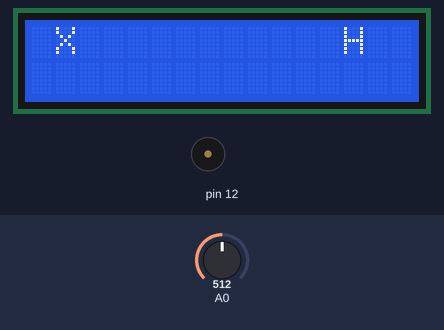
A sketch run on a simulated Arduino Uno, built with avr-gcc and run on an emulated ATmega328P. Shown: 16×2 character LCD, buzzer (waves = sounding). The test bench sets the inputs (shaded band); at power-on: A0 = 512. Random numbers use the default seed unless the sketch sets one.

Above: at 3.05 s.
3.4 s: A0 set to 738
At 4.27 s:
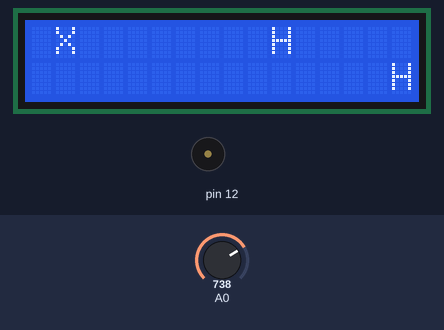
6.4 s: A0 set to 768
At 6.78 s:
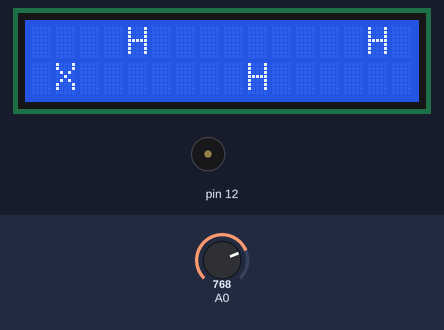
9.3 s: A0 set to 266
12.0 s: A0 set to 242
14.5 s: A0 set to 760
At 21.7 s:
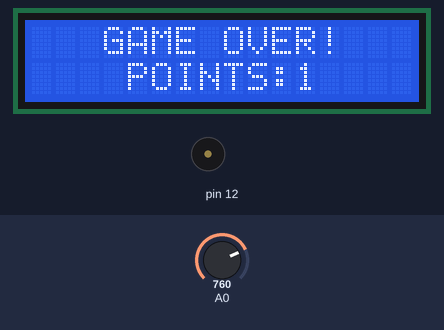
Timing chart, 0 to 29.2 s (numbered marks = the images above; inputs shaded):
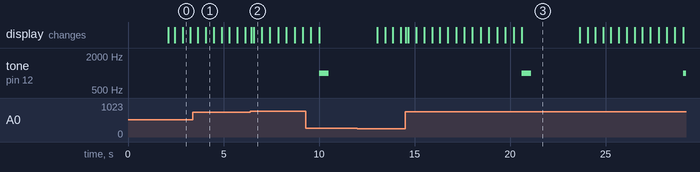

Measured:
- the behaviour switches between 750 and 751 on A0 (found by bisection; images 1 and 2)
- what the display in image 0 shows lasts 0.4 s, from 2.9 s to 3.3 s

The sketch:

Game_Demo_1.ino
```cpp
#include <Wire.h>
#include <LiquidCrystal_I2C.h>

LiquidCrystal_I2C lcd(0x27, 16, 2);

int xD = 0;
int yP = 0;
int Points = 0;
const int numEnemies = 300;
int xE[numEnemies];
int yE[numEnemies];
unsigned long EnemyMove = 2000;

void setup() {
  Serial.begin(9600);
  lcd.init();
  lcd.backlight();
  randomSeed(analogRead(3));
  resetEnemies();
  lcd.clear();
  lcd.setCursor(5,0);
  lcd.print("MOVE!!!");
  delay(2000);
}

void loop() {
  xD = analogRead(0);

  pers_move();
  move_enemies();


  for (int i = 0; i < numEnemies; i++) {
    if (xE[i] == 1 && yE[i] == yP) {
      GameOver();
      return;
    }
  }


  lcd.clear();


  lcd.setCursor(1, yP);
  lcd.print("X");


  for (int i = 0; i < numEnemies; i++) {
    if (xE[i] >= 0 && xE[i] < 16) {
      lcd.setCursor(xE[i], yE[i]);
      lcd.print("H");
    }
  }
  delay(50);
}

void pers_move() {
  if (xD > 750) yP = 1;
  if (xD < 250) yP = 0;
}
void move_enemies() {
  if (millis() - EnemyMove >= 400) {
    for (int i = 0; i < numEnemies; i++) {
      xE[i]--;
      if (xE[i] == 0) {
           Points++;
      }
    }
    EnemyMove = millis();
  }
}
void resetEnemies() {
  for (int i = 0; i < numEnemies; i++) {
    xE[i] = 15 + (i * 5);
    yE[i] = random(0, 2);
  }
}

void GameOver() {
  lcd.clear();
  lcd.setCursor(3, 0);
  lcd.print("GAME OVER!");
  lcd.setCursor(4, 1);
  lcd.print("POINTS:");
  lcd.setCursor(11, 1);
  lcd.print(Points);
  tone(12, 1000, 500);
  delay(3000);
  resetEnemies();
  yP = 0;
  Points = 0;
  lcd.clear();
}
```
